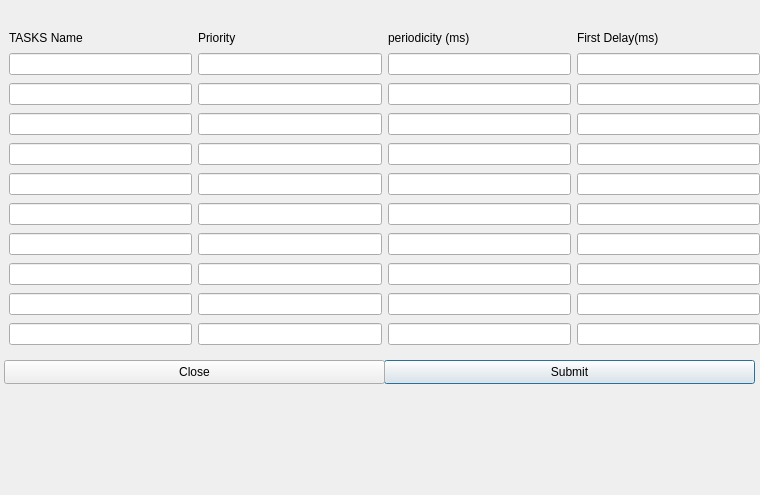
<?xml version="1.0" encoding="UTF-8"?>
<ui version="4.0">
 <class>Task_Control</class>
 <widget class="QDialog" name="Task_Control">
  <property name="geometry">
   <rect>
    <x>0</x>
    <y>0</y>
    <width>760</width>
    <height>495</height>
   </rect>
  </property>
  <property name="windowTitle">
   <string>TASK_Config</string>
  </property>
  <widget class="QWidget" name="gridLayoutWidget">
   <property name="geometry">
    <rect>
     <x>9</x>
     <y>29</y>
     <width>751</width>
     <height>321</height>
    </rect>
   </property>
   <layout class="QGridLayout" name="gridLayout">
    <item row="2" column="0">
     <widget class="QLineEdit" name="TN2"/>
    </item>
    <item row="0" column="2">
     <widget class="QLabel" name="label_4">
      <property name="sizePolicy">
       <sizepolicy hsizetype="Preferred" vsizetype="Fixed">
        <horstretch>0</horstretch>
        <verstretch>0</verstretch>
       </sizepolicy>
      </property>
      <property name="text">
       <string>periodicity (ms)</string>
      </property>
     </widget>
    </item>
    <item row="2" column="1">
     <widget class="QLineEdit" name="Priority2"/>
    </item>
    <item row="1" column="0">
     <widget class="QLineEdit" name="TN1"/>
    </item>
    <item row="1" column="1">
     <widget class="QLineEdit" name="Priority1"/>
    </item>
    <item row="8" column="0">
     <widget class="QLineEdit" name="TN8"/>
    </item>
    <item row="2" column="3">
     <widget class="QLineEdit" name="FD2"/>
    </item>
    <item row="4" column="0">
     <widget class="QLineEdit" name="TN4"/>
    </item>
    <item row="6" column="0">
     <widget class="QLineEdit" name="TN6"/>
    </item>
    <item row="0" column="0">
     <widget class="QLabel" name="label_5">
      <property name="text">
       <string>TASKS Name</string>
      </property>
     </widget>
    </item>
    <item row="0" column="3">
     <widget class="QLabel" name="label_7">
      <property name="text">
       <string>First Delay(ms)</string>
      </property>
     </widget>
    </item>
    <item row="7" column="0">
     <widget class="QLineEdit" name="TN7"/>
    </item>
    <item row="1" column="2">
     <widget class="QLineEdit" name="Periodicity1"/>
    </item>
    <item row="0" column="1">
     <widget class="QLabel" name="label_3">
      <property name="text">
       <string>Priority</string>
      </property>
     </widget>
    </item>
    <item row="3" column="0">
     <widget class="QLineEdit" name="TN3"/>
    </item>
    <item row="1" column="3">
     <widget class="QLineEdit" name="FD1"/>
    </item>
    <item row="5" column="0">
     <widget class="QLineEdit" name="TN5"/>
    </item>
    <item row="9" column="0">
     <widget class="QLineEdit" name="TN9"/>
    </item>
    <item row="2" column="2">
     <widget class="QLineEdit" name="Periodicity2"/>
    </item>
    <item row="10" column="0">
     <widget class="QLineEdit" name="TN10"/>
    </item>
    <item row="3" column="1">
     <widget class="QLineEdit" name="Priority3"/>
    </item>
    <item row="4" column="1">
     <widget class="QLineEdit" name="Priority4"/>
    </item>
    <item row="5" column="1">
     <widget class="QLineEdit" name="Priority5"/>
    </item>
    <item row="6" column="1">
     <widget class="QLineEdit" name="Priority6"/>
    </item>
    <item row="7" column="1">
     <widget class="QLineEdit" name="Priority7"/>
    </item>
    <item row="8" column="1">
     <widget class="QLineEdit" name="Priority8"/>
    </item>
    <item row="9" column="1">
     <widget class="QLineEdit" name="Priority9"/>
    </item>
    <item row="10" column="1">
     <widget class="QLineEdit" name="Priority10"/>
    </item>
    <item row="3" column="2">
     <widget class="QLineEdit" name="Periodicity3"/>
    </item>
    <item row="4" column="2">
     <widget class="QLineEdit" name="Periodicity4"/>
    </item>
    <item row="5" column="2">
     <widget class="QLineEdit" name="Periodicity5"/>
    </item>
    <item row="6" column="2">
     <widget class="QLineEdit" name="Periodicity6"/>
    </item>
    <item row="7" column="2">
     <widget class="QLineEdit" name="Periodicity7"/>
    </item>
    <item row="8" column="2">
     <widget class="QLineEdit" name="Periodicity8"/>
    </item>
    <item row="9" column="2">
     <widget class="QLineEdit" name="Periodicity9"/>
    </item>
    <item row="10" column="2">
     <widget class="QLineEdit" name="Periodicity10"/>
    </item>
    <item row="3" column="3">
     <widget class="QLineEdit" name="FD3"/>
    </item>
    <item row="4" column="3">
     <widget class="QLineEdit" name="FD4"/>
    </item>
    <item row="5" column="3">
     <widget class="QLineEdit" name="FD5"/>
    </item>
    <item row="6" column="3">
     <widget class="QLineEdit" name="FD6"/>
    </item>
    <item row="7" column="3">
     <widget class="QLineEdit" name="FD7"/>
    </item>
    <item row="8" column="3">
     <widget class="QLineEdit" name="FD8"/>
    </item>
    <item row="9" column="3">
     <widget class="QLineEdit" name="FD9"/>
    </item>
    <item row="10" column="3">
     <widget class="QLineEdit" name="FD10"/>
    </item>
   </layout>
  </widget>
  <widget class="QPushButton" name="pushButton">
   <property name="geometry">
    <rect>
     <x>384</x>
     <y>360</y>
     <width>371</width>
     <height>24</height>
    </rect>
   </property>
   <property name="text">
    <string>Submit</string>
   </property>
  </widget>
  <widget class="QPushButton" name="pushButton_2">
   <property name="geometry">
    <rect>
     <x>4</x>
     <y>360</y>
     <width>381</width>
     <height>24</height>
    </rect>
   </property>
   <property name="sizePolicy">
    <sizepolicy hsizetype="Maximum" vsizetype="Fixed">
     <horstretch>0</horstretch>
     <verstretch>0</verstretch>
    </sizepolicy>
   </property>
   <property name="text">
    <string>Close</string>
   </property>
  </widget>
 </widget>
 <resources/>
 <connections>
  <connection>
   <sender>pushButton_2</sender>
   <signal>clicked()</signal>
   <receiver>Task_Control</receiver>
   <slot>close()</slot>
   <hints>
    <hint type="sourcelabel">
     <x>129</x>
     <y>371</y>
    </hint>
    <hint type="destinationlabel">
     <x>128</x>
     <y>481</y>
    </hint>
   </hints>
  </connection>
 </connections>
</ui>
